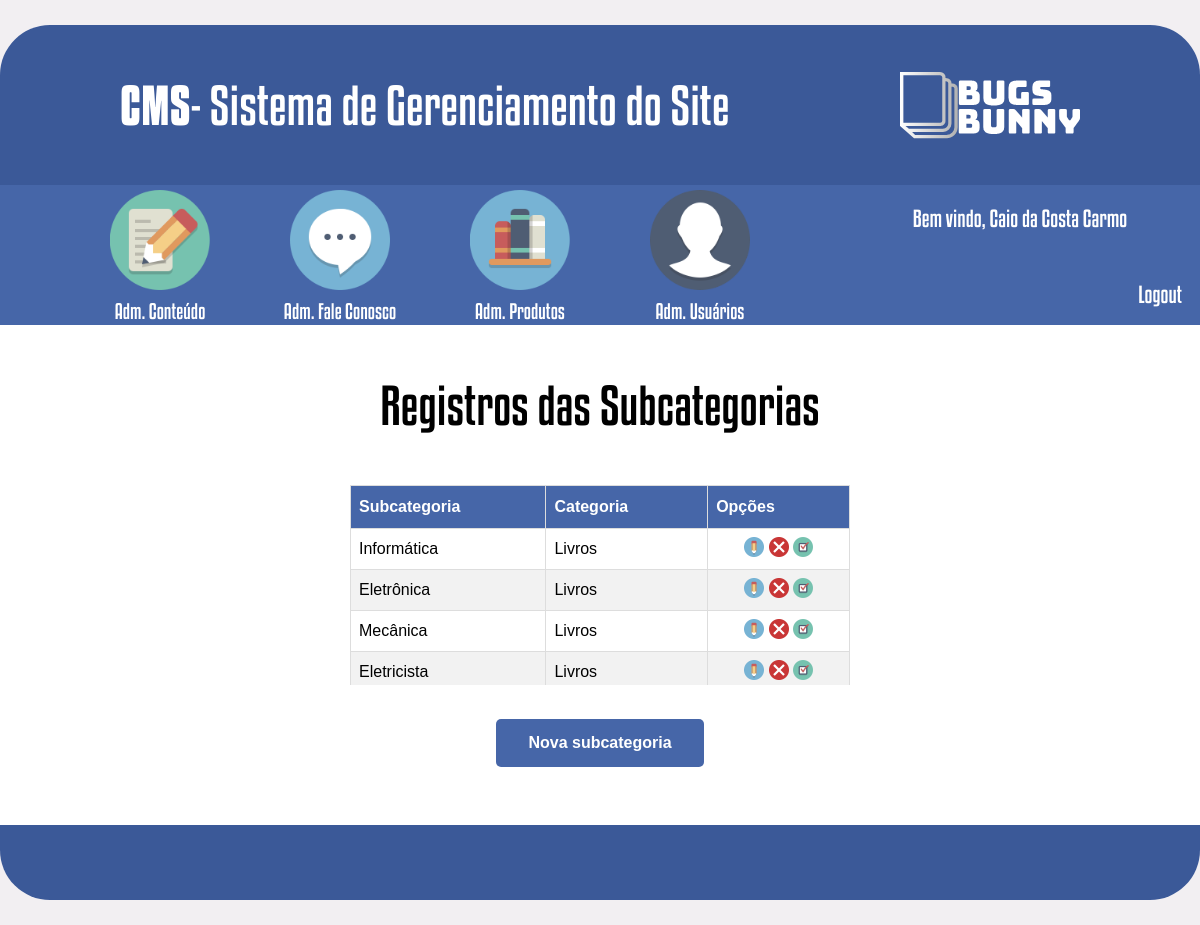
The page /cms/adm_subcategoria.php (signed in) on the database as committed earlier.
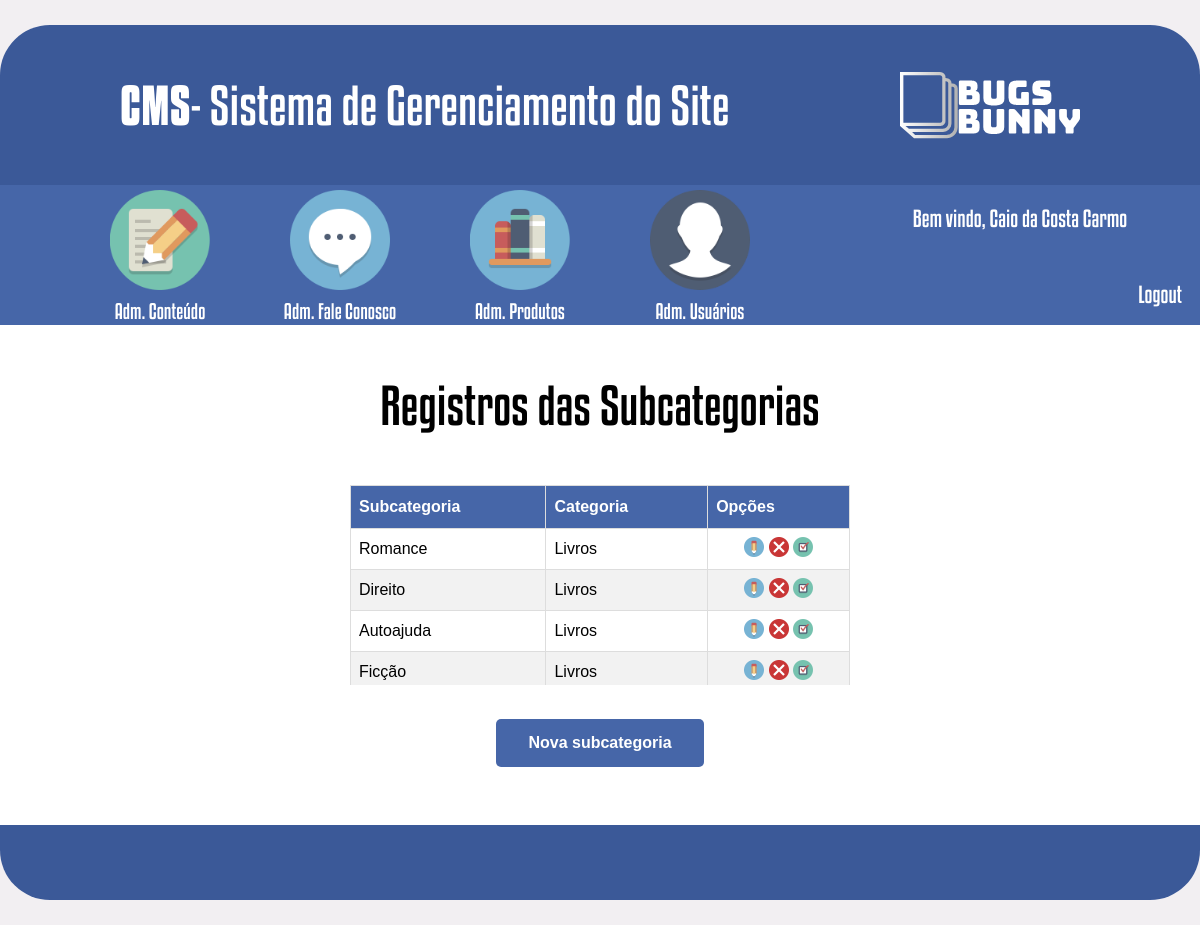
The same page on the database as committed later.
### tables this page shows
CREATE TABLE `tbl_subcategoria` (
  `idSubcategoria` int(11) NOT NULL AUTO_INCREMENT,
  `subcategoria` varchar(50) NOT NULL,
  `idCategoria` int(11) NOT NULL,
  `status` int(11) NOT NULL,
  PRIMARY KEY (`idSubcategoria`),
  KEY `FK_tbl_subcategoria_tbl_categoria_idx` (`idCategoria`),
  CONSTRAINT `FK_tbl_subcategoria_tbl_categoria` FOREIGN KEY (`idCategoria`) REFERENCES `tbl_categoria` (`idcategoria`)
);

CREATE TABLE `tbl_categoria` (
  `idCategoria` int(11) NOT NULL AUTO_INCREMENT,
  `categoria` varchar(50) NOT NULL,
  `status` int(11) NOT NULL,
  PRIMARY KEY (`idCategoria`)
);

### cms/adm_subcategoria.php (the view, shortened to what the changed rows need)
<?php
    $conexao = conexaoBD();
?>
<!DOCTYPE html>
<html>
<head>
    <link rel="stylesheet" type="text/css" href="css/style.css">
</head>
<body>
    <div id="principal_adm_subcategoria">
        <div id="registros_adm_subcategoria">
            <table id="tabela">
                <thead>
                    <tr>
                        <th>Subcategoria</th>
                        <th>Categoria</th>
                        <th>Opções</th>
                    </tr>
                </thead>
                <tbody>
                    <?php
                        $sql = "SELECT subcategoria.*, categoria.*
                                FROM tbl_subcategoria as subcategoria, tbl_categoria as categoria
                                WHERE subcategoria.idCategoria = categoria.idCategoria
                                ORDER BY categoria.idCategoria";
                        $select  = mysqli_query($conexao, $sql);
                        while($rsSubcategorias = mysqli_fetch_array($select)){
                    ?>
                    <tr>
                        <td>
                            <?= $rsSubcategorias['subcategoria'] ?>
                        </td>
                        <td>
                            <?= $rsSubcategorias['categoria'] ?>
                        </td>
                        <td id="td_imagens">
                            <a href="formulario_subcategoria.php?id=<?= $rsSubcategorias['idSubcategoria'] ?>">
                                <img src="imagens/editar.png" title="Editar">
                            </a>
                            <a href="adm_subcategoria.php?modo=excluir&id=<?= $rsSubcategorias['idSubcategoria'] ?>">
                                <img src="imagens/deletar.png" title="Excluir">
                            </a>
                            <?php
                                $status = $rsSubcategorias['status'];
                                if($status == 0){
                            ?>
                            <a href="adm_subcategoria.php?status=<?= $rsSubcategorias['status'] ?>&id=<?= $rsSubcategorias['idSubcategoria'] ?>">
                                <img src="imagens/ativado.png" title="Desativar">
                            </a>
                            <?php } else { ?>
                            <a href="adm_subcategoria.php?status=<?= $rsSubcategorias['status'] ?>&id=<?= $rsSubcategorias['idSubcategoria'] ?>">
                                <img src="imagens/desativado.png" title="Ativar">
                            </a>
                            <?php } ?>
                        </td>
                    </tr>
                    <?php } ?>
            </table>
        </div>
    </div>
</body>
</html>

Rows that differ between the two databases and show on the page:
changed tbl_subcategoria: subcategoria "Informática" → "Romance"
changed tbl_subcategoria: subcategoria "Eletrônica" → "Direito"
changed tbl_subcategoria: subcategoria "Mecânica" → "Autoajuda"
changed tbl_subcategoria: subcategoria "Eletricista" → "Ficção"
